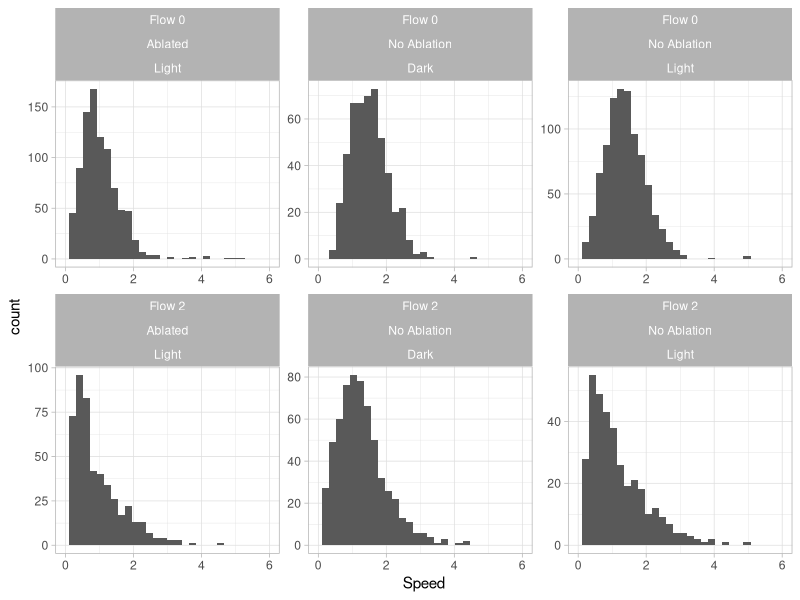
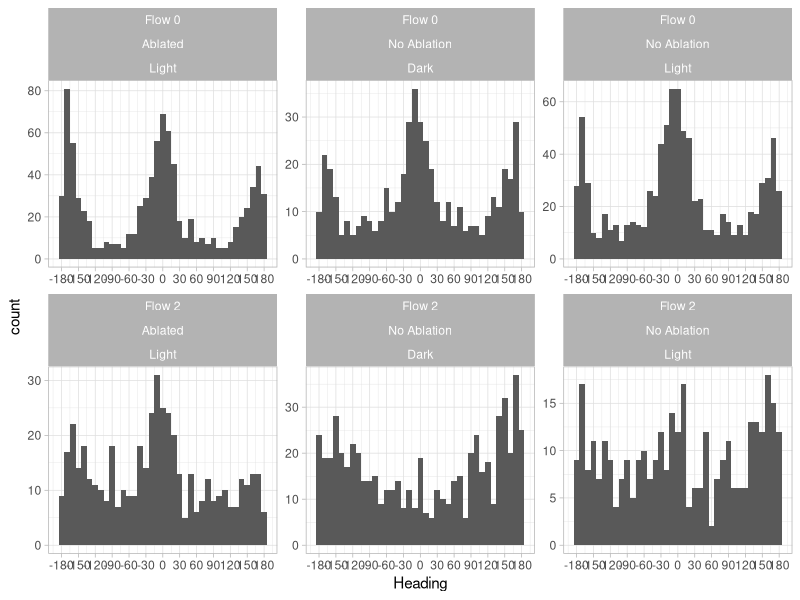
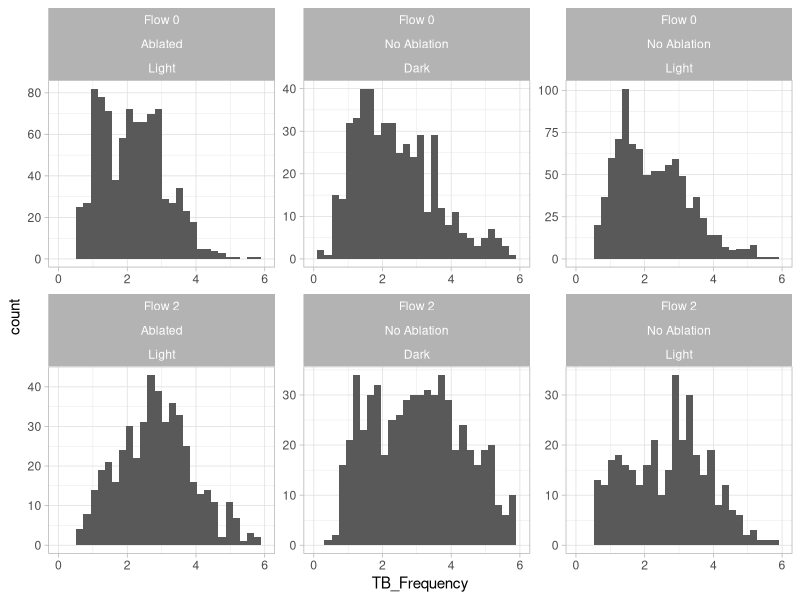

Here is the R script that generated these plots, in order:

library(tidyverse)
library(ggplot2)
library(car)

indiv_data <- read.csv("Fish_Individual_Values.csv")
indiv_data <- na.omit(indiv_data)

indiv_data <- indiv_data %>% mutate(Flow = ifelse(Flow == "0", "Flow 0", "Flow 2")) %>%
                             mutate(Abalation = ifelse(Abalation == "N", "No Ablation", "Ablated")) %>%
                             mutate(Darkness = ifelse(Darkness == "N", "Light", "Dark")) %>%
                             rename(Ablation = Abalation)

m_speed <- aov(Speed ~ Flow + Ablation + Darkness + Flow*Ablation + Flow*Darkness, data = indiv_data)
Anova(m_speed)
TukeyHSD(m_speed)

ggplot(indiv_data,aes(x=Speed))+
  geom_histogram() +
  facet_wrap(~ Flow + Ablation + Darkness, scales="free") +
  xlim(0,6) +
  theme_light()

m_heading <- aov(Heading ~ Flow + Ablation + Darkness + Flow*Ablation + Flow*Darkness, data = indiv_data)
Anova(m_heading)
TukeyHSD(m_heading)

ggplot(indiv_data,aes(x=Heading))+
  geom_histogram(binwidth = 10)+
  #coord_polar(theta = "x", start = pi) +
  facet_wrap(~ Flow + Ablation + Darkness, scales = "free") +
  scale_x_continuous(breaks=seq(-180,180,30)) +
  theme_light()

m_tailbeats <- aov(TB_Frequency ~ Flow + Ablation + Darkness + Flow*Ablation + Flow*Darkness, data = indiv_data)
Anova(m_tailbeats)
TukeyHSD(m_tailbeats)

ggplot(indiv_data,aes(x=TB_Frequency))+
  geom_histogram() +
  facet_wrap(~ Flow + Ablation + Darkness, scales="free") +
  xlim(0,6) +
  theme_light()

